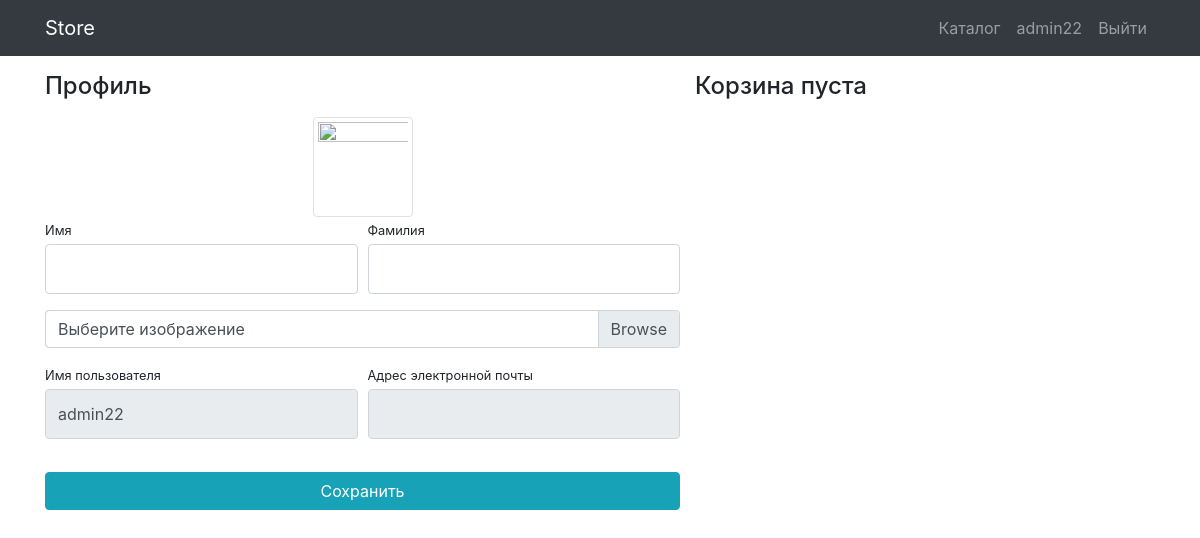
Before: /users/profile (signed in) with the older database file.
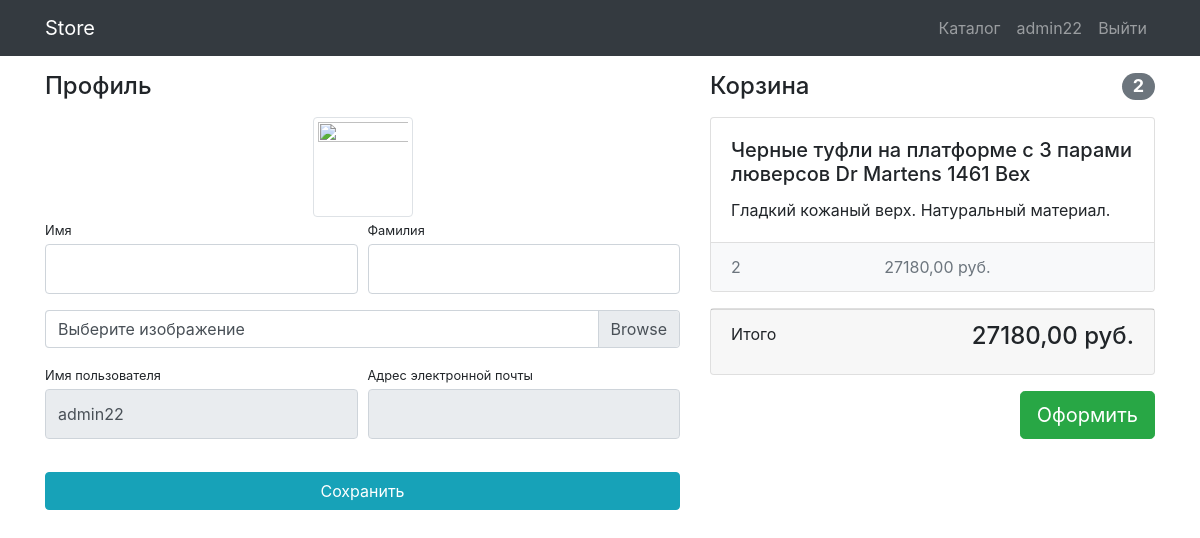
After: the same page with the newer database file.
### products/models.py (models this page shows, shortened)
class Basket(models.Model):
    user = models.ForeignKey(User, on_delete=models.PROTECT)
    product = models.ForeignKey(Product, on_delete=models.PROTECT)
    quantity = models.PositiveIntegerField(default=1)
    created_timestamp = models.DateTimeField(auto_now_add=True)
    def sum(self):
        return self.quantity * self.product.price

class Product(models.Model):
    name = models.CharField(max_length=256)
    image = models.ImageField(upload_to="products_media")
    description = models.TextField(blank=True)
    short_description = models.TextField(max_length=64, blank=True)
    price = models.DecimalField(max_digits=8, decimal_places=2)
    quantity = models.PositiveIntegerField(default=0)
    category = models.ForeignKey(ProductCategory, on_delete=models.PROTECT)

### users/views.py (the view)
# urls.py: path('profile', profile, name="profile"),
@login_required
def profile(request):
    if request.method == "POST":
        form = UserProfileForm(data=request.POST, instance=request.user, files=request.FILES)
        if form.is_valid():
            form.save()
            return HttpResponseRedirect(reverse('users:profile'))
        else:
            print(form.errors)
    else:
        form = UserProfileForm(instance=request.user)
    baskets = Basket.objects.filter(user=request.user)
    total_quantity = sum(basket.quantity for basket in baskets)
    total_sum = sum(basket.sum() for basket in baskets)
    context = {
        'form': form,
        'baskets': Basket.objects.filter(user=request.user),
        'total_quantity': total_quantity,
        'total_sum': total_sum
    }
    return render(request, "users/profile.html", context)

### users/forms.py
class UserProfileForm(UserChangeForm):
    username = forms.CharField(widget=forms.TextInput(attrs={'readonly': True, 'class': 'form-control py-4'}))
    email = forms.CharField(widget=forms.EmailInput(attrs={'readonly': True, 'class': 'form-control py-4'}))
    first_name = forms.CharField(widget=forms.TextInput(attrs={'class': 'form-control py-4'}))
    last_name = forms.CharField(widget=forms.TextInput(attrs={'class': 'form-control py-4'}))
    image = forms.ImageField(widget=forms.FileInput(attrs={
        "class": "custom-file-label",
    }))
    class Meta:
        model = User
        fields = ('username', 'email', 'first_name', 'last_name', 'image')

### users/templates/users/profile.html (shortened to what this page needs)
{% extends 'products/base.html' %}
{% load static %}
{% block css %}
    <link href="{% static 'css/profile.css' %}" rel="stylesheet">
{% endblock %}
{% block content %}
    <div class="container">
        <div class="row">
            <div class="col-lg-7">
                <h4 class="mt-3 mb-3">Профиль</h4>
                <div class="col-lg-12 text-center">
                    <img width="100" height="100"
                         src="{% if user.image %}{{ user.image.url }}{% else %}{% static 'vendor/img/users/user.jpg' %}{% endif %}"
                         class="img-thumbnail">
                </div>
                <form action="{% url 'users:profile' %}" method="post" enctype="multipart/form-data">
                    <div class="form-row">
                        <div class="col-lg-6">
                            <div class="form-group">
                                <label class="small mb-1" for="form.first_name.id_for_label">Имя</label>
                                {{ form.first_name }}
                            </div>
                        </div>
                        <div class="col-lg-6">
                            <div class="form-group">
                                <label class="small mb-1" for="form.last_name.id_for_label">Фамилия</label>
                                {{ form.last_name }}
                            </div>
                        </div>
                    </div>
                    <div class="form-row mb-2">
                        <div class="col-lg-12">
                            <div class="custom-file">
                                <label class="custom-file-label" for="{{ form.image.id_for_label }}">Выберите изображение</label>
                            </div>
                        </div>
                    </div>
                    <div class="form-row">
                        <div class="col-lg-6">
                            <label class="small mb-1" for="form.username.id_for_label">Имя пользователя</label>
                            {{ form.username }}
                        </div>
                        <div class="col-lg-6">
                            <label class="small mb-1" for="form.email.id_for_label">Адрес электронной
                                почты</label>
                            {{ form.email }}
                        </div>
                    </div>
                    <div class="form-row">
                        <div class="col-lg-12" style="margin-top: 33px;">
                            <input class="btn btn-info btn-block" type="submit" value="Сохранить">
                        </div>
                    </div>
                </form>
            </div>
            {% include 'products/basket.html' %}
        </div>
    </div>
{% endblock %}

### products/templates/products/basket.html (shortened to what this page needs)
{% if  baskets %}
    <div class="col-lg-5">
        <h4 class="mt-3 mb-3 d-flex justify-content-between align-items-center mb-3">
            Корзина <span class="badge badge-secondary badge-pill">{{ total_quantity }}</span>
        </h4>
        {% for b in baskets %}
            <div class="card mb-3">
                <div class="card-body">
                    <h5 class="card-title">{{ b.product.name }}</h5>
                    <p class="card-text">{{ b.product.description }}</p>
                </div>
                <ul class="list-group list-group-flush">
                    <li class="list-group-item d-flex justify-content-between lh-condensed bg-light">
                        <span class="text-muted">{{ b.quantity }}</span>
                        <span class="text-muted">{{ b.sum }} руб.</span>
                    </li>
                </ul>
            </div>
        {% endfor %}
        <div class="card mb-3">
            <div class="card-footer">
                <p class="float-left">Итого</p>
                <h4 class="float-right">{{ total_sum }} руб.</h4>
            </div>
        </div>
        <button type="button" class="btn btn-success btn-lg float-right">Оформить</button>
    </div>
{% else %}
    <h4 class="mt-3 mb-3">
        Корзина пуста
    </h4>
{% endif %}

Changed rows visible on the page:
added Basket: product.name "Черные туфли на платформе с 3 парами люверсов Dr Martens 1461 Bex", product.description "Гладкий кожаный верх. Натуральный материал.", quantity "2", sum "27180,00"
Other visible differences:
{{ total_quantity }}: (not shown) → "2"
{{ total_sum }}: (not shown) → "27180,00"
text no longer shown: "Корзина пуста"
text now shown: "Корзина Итого руб. Оформить"
